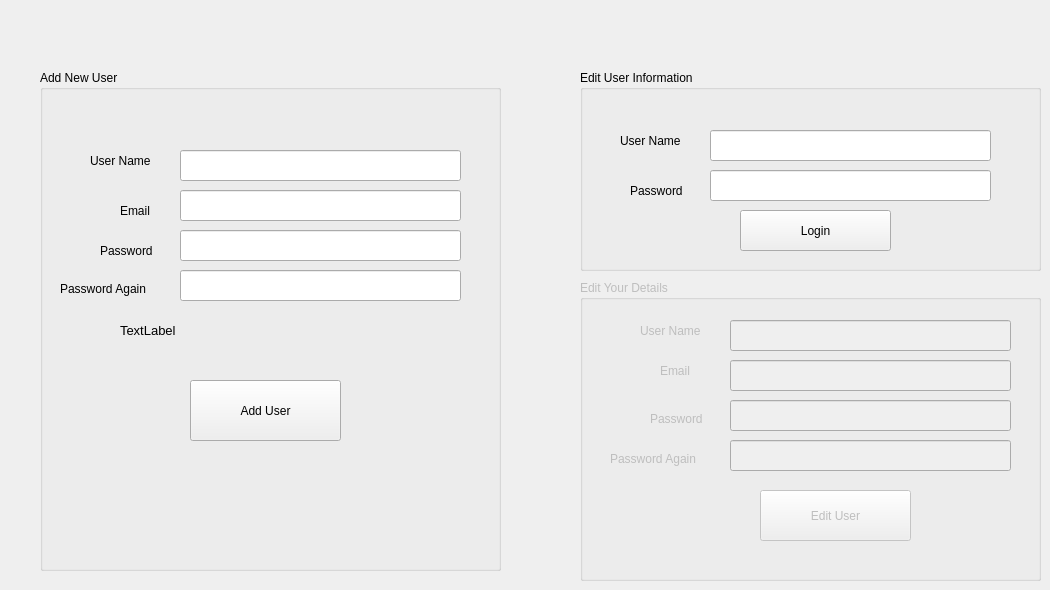
    <widget class="QWidget" name="tab_3">
     <attribute name="title">
      <string>users</string>
     </attribute>
     <widget class="QGroupBox" name="groupBox">
      <property name="geometry">
       <rect>
        <x>40</x>
        <y>70</y>
        <width>461</width>
        <height>501</height>
       </rect>
      </property>
      <property name="title">
       <string>Add New User</string>
      </property>
      <widget class="QLabel" name="label_16">
       <property name="geometry">
        <rect>
         <x>50</x>
         <y>80</y>
         <width>91</width>
         <height>21</height>
        </rect>
       </property>
       <property name="text">
        <string>User Name</string>
       </property>
      </widget>
      <widget class="QLabel" name="label_17">
       <property name="geometry">
        <rect>
         <x>60</x>
         <y>170</y>
         <width>91</width>
         <height>21</height>
        </rect>
       </property>
       <property name="text">
        <string>Password</string>
       </property>
      </widget>
      <widget class="QLabel" name="label_18">
       <property name="geometry">
        <rect>
         <x>20</x>
         <y>210</y>
         <width>101</width>
         <height>18</height>
        </rect>
       </property>
       <property name="text">
        <string>Password Again</string>
       </property>
      </widget>
      <widget class="QLabel" name="label_22">
       <property name="geometry">
        <rect>
         <x>80</x>
         <y>130</y>
         <width>61</width>
         <height>21</height>
        </rect>
       </property>
       <property name="text">
        <string>Email</string>
       </property>
      </widget>
      <widget class="QLineEdit" name="lineEdit_2">
       <property name="geometry">
        <rect>
         <x>140</x>
         <y>80</y>
         <width>281</width>
         <height>31</height>
        </rect>
       </property>
      </widget>
      <widget class="QLineEdit" name="lineEdit_10">
       <property name="geometry">
        <rect>
         <x>140</x>
         <y>120</y>
         <width>281</width>
         <height>31</height>
        </rect>
       </property>
      </widget>
      <widget class="QLineEdit" name="lineEdit_11">
       <property name="geometry">
        <rect>
         <x>140</x>
         <y>160</y>
         <width>281</width>
         <height>31</height>
        </rect>
       </property>
       <property name="echoMode">
        <enum>QLineEdit::Password</enum>
       </property>
      </widget>
      <widget class="QLineEdit" name="lineEdit_12">
       <property name="geometry">
        <rect>
         <x>140</x>
         <y>200</y>
         <width>281</width>
         <height>31</height>
        </rect>
       </property>
       <property name="echoMode">
        <enum>QLineEdit::Password</enum>
       </property>
      </widget>
      <widget class="QPushButton" name="pushButton_11">
       <property name="geometry">
        <rect>
         <x>150</x>
         <y>310</y>
         <width>151</width>
         <height>61</height>
        </rect>
       </property>
       <property name="text">
        <string>Add User</string>
       </property>
      </widget>
      <widget class="QLabel" name="label_19">
       <property name="geometry">
        <rect>
         <x>80</x>
         <y>250</y>
         <width>311</width>
         <height>21</height>
        </rect>
       </property>
       <property name="font">
        <font>
         <family>Segoe UI</family>
         <pointsize>10</pointsize>
         <weight>50</weight>
         <bold>false</bold>
        </font>
       </property>
       <property name="text">
        <string>TextLabel</string>
       </property>
      </widget>
     </widget>
     <widget class="QGroupBox" name="groupBox_2">
      <property name="geometry">
       <rect>
        <x>580</x>
        <y>70</y>
        <width>461</width>
        <height>201</height>
       </rect>
      </property>
      <property name="title">
       <string>Edit User Information</string>
      </property>
      <widget class="QLabel" name="label_24">
       <property name="geometry">
        <rect>
         <x>50</x>
         <y>110</y>
         <width>91</width>
         <height>21</height>
        </rect>
       </property>
       <property name="text">
        <string>Password</string>
       </property>
      </widget>
      <widget class="QLabel" name="label_23">
       <property name="geometry">
        <rect>
         <x>40</x>
         <y>60</y>
         <width>91</width>
         <height>21</height>
        </rect>
       </property>
       <property name="text">
        <string>User Name</string>
       </property>
      </widget>
      <widget class="QLineEdit" name="lineEdit_13">
       <property name="geometry">
        <rect>
         <x>130</x>
         <y>100</y>
         <width>281</width>
         <height>31</height>
        </rect>
       </property>
       <property name="echoMode">
        <enum>QLineEdit::Password</enum>
       </property>
      </widget>
      <widget class="QLineEdit" name="lineEdit_14">
       <property name="geometry">
        <rect>
         <x>130</x>
         <y>60</y>
         <width>281</width>
         <height>31</height>
        </rect>
       </property>
      </widget>
      <widget class="QPushButton" name="pushButton_12">
       <property name="geometry">
        <rect>
         <x>160</x>
         <y>140</y>
         <width>151</width>
         <height>41</height>
        </rect>
       </property>
       <property name="text">
        <string>Login</string>
       </property>
      </widget>
     </widget>
     <widget class="QGroupBox" name="groupBox_3">
      <property name="enabled">
       <bool>false</bool>
      </property>
      <property name="geometry">
       <rect>
        <x>580</x>
        <y>280</y>
        <width>461</width>
        <height>301</height>
       </rect>
      </property>
      <property name="title">
       <string>Edit Your Details</string>
      </property>
      <widget class="QLineEdit" name="lineEdit_16">
       <property name="geometry">
        <rect>
         <x>150</x>
         <y>120</y>
         <width>281</width>
         <height>31</height>
        </rect>
       </property>
       <property name="echoMode">
        <enum>QLineEdit::Password</enum>
       </property>
      </widget>
      <widget class="QPushButton" name="pushButton_13">
       <property name="geometry">
        <rect>
         <x>180</x>
         <y>210</y>
         <width>151</width>
         <height>51</height>
        </rect>
       </property>
       <property name="text">
        <string>Edit User</string>
       </property>
      </widget>
      <widget class="QLabel" name="label_28">
       <property name="geometry">
        <rect>
         <x>70</x>
         <y>130</y>
         <width>61</width>
         <height>18</height>
        </rect>
       </property>
       <property name="text">
        <string>Password</string>
       </property>
      </widget>
      <widget class="QLabel" name="label_27">
       <property name="geometry">
        <rect>
         <x>60</x>
         <y>40</y>
         <width>91</width>
         <height>21</height>
        </rect>
       </property>
       <property name="text">
        <string>User Name</string>
       </property>
      </widget>
      <widget class="QLabel" name="label_26">
       <property name="geometry">
        <rect>
         <x>80</x>
         <y>80</y>
         <width>61</width>
         <height>21</height>
        </rect>
       </property>
       <property name="text">
        <string>Email</string>
       </property>
      </widget>
      <widget class="QLabel" name="label_25">
       <property name="geometry">
        <rect>
         <x>30</x>
         <y>170</y>
         <width>101</width>
         <height>18</height>
        </rect>
       </property>
       <property name="text">
        <string>Password Again</string>
       </property>
      </widget>
      <widget class="QLineEdit" name="lineEdit_18">
       <property name="geometry">
        <rect>
         <x>150</x>
         <y>40</y>
         <width>281</width>
         <height>31</height>
        </rect>
       </property>
      </widget>
      <widget class="QLineEdit" name="lineEdit_15">
       <property name="geometry">
        <rect>
         <x>150</x>
         <y>80</y>
         <width>281</width>
         <height>31</height>
        </rect>
       </property>
      </widget>
      <widget class="QLineEdit" name="lineEdit_17">
       <property name="geometry">
        <rect>
         <x>150</x>
         <y>160</y>
         <width>281</width>
         <height>31</height>
        </rect>
       </property>
       <property name="echoMode">
        <enum>QLineEdit::Password</enum>
       </property>
      </widget>
     </widget>
    </widget>
